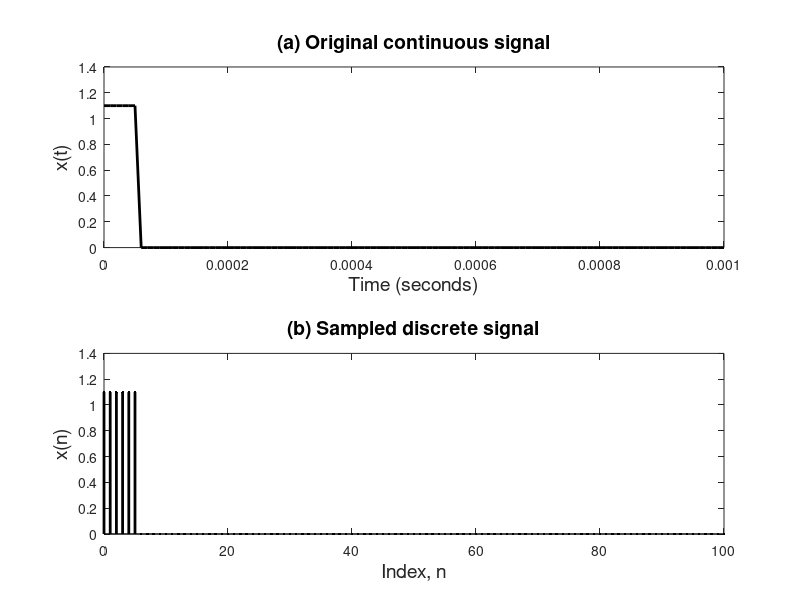
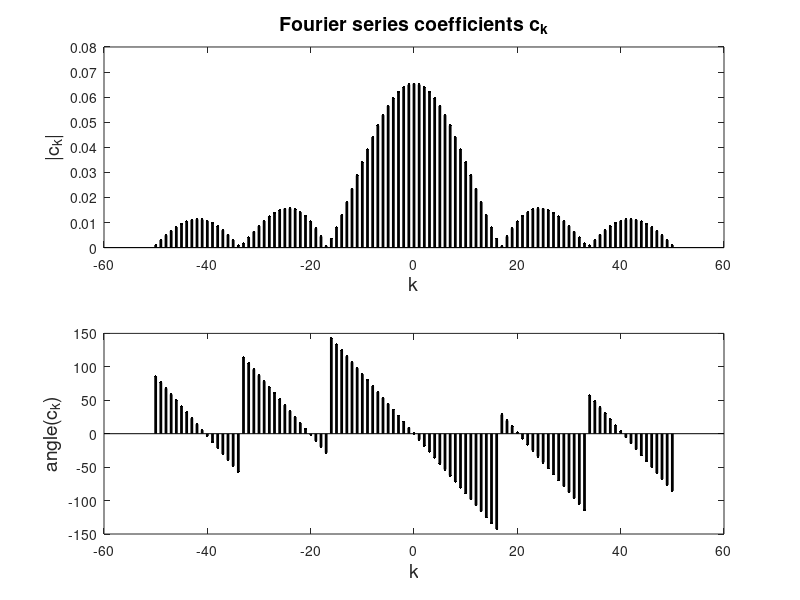
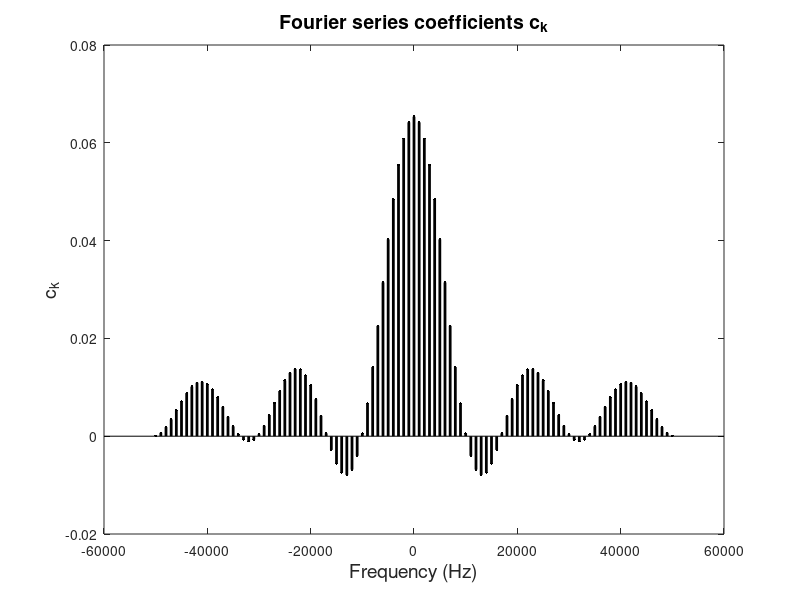
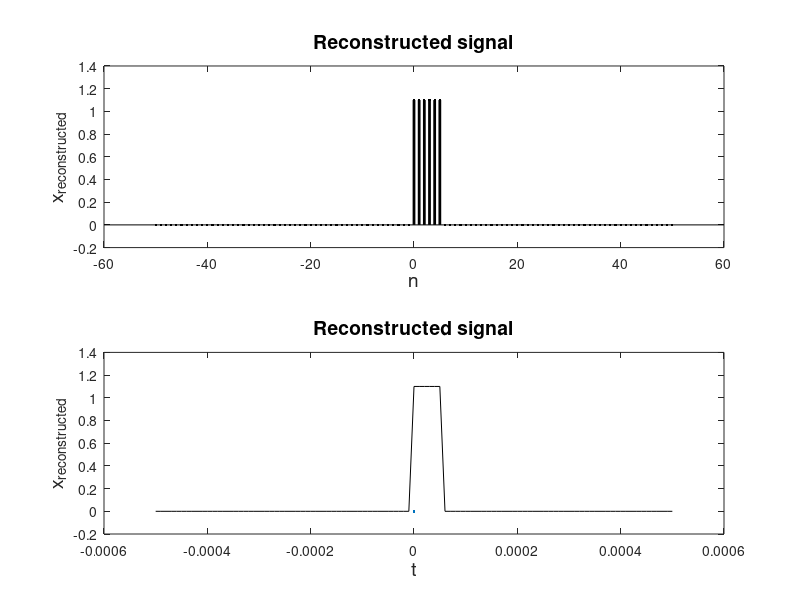

Write MATLAB code to recreate these figures, in order.
clc; clear; close all;
format compact;

% Variables
Fs = 100e3;
dt = 1 / Fs;


PulseTrainPeriod = 1e-3;
DutyCycle = .1;
PulseWidth = DutyCycle * PulseTrainPeriod;
freqAnalog = 1 / PulseTrainPeriod;
timeInterval = 0 : dt : PulseTrainPeriod;
%timeInterval = -PulseTrainPeriod / 4 : dt : 3 * PulseTrainPeriod /4;
%timeInterval = -PulseTrainPeriod : dt : PulseTrainPeriod;n = timeInterval / dt;
n = timeInterval / dt;
L = PulseWidth / dt;
RectangularPulse = zeros(1, length(timeInterval));
RectangularPulse((abs(n) <= L / 2)) = 1.1;
figure(1)
subplot(211)
plot(timeInterval, RectangularPulse, 'k', 'linewidth', 2)
xlabel('Time (seconds)', 'fontsize', 14);
ylabel('x(t)', 'fontsize', 14);
title('(a) Original continuous signal', 'fontsize', 14);
subplot(212)
stem(n, RectangularPulse, '.k', 'linewidth', 2)
xlabel('Index, n', 'fontsize', 14);
ylabel('x(n)', 'fontsize', 14);
title('(b) Sampled discrete signal', 'fontsize', 14);

N = length(RectangularPulse);
NCoefficients = N;
if ~(mod(NCoefficients, 2))
    k = -NCoefficients / 2 : (NCoefficients / 2) - 1;
else
    k = -(NCoefficients - 1) / 2 : (NCoefficients - 1) / 2;
end
c = zeros(1, length(k));
for j1 = 1 : length(k)
    for j2 = 1 : length(RectangularPulse)
        c(j1) = c(j1) + 1 / N * RectangularPulse(j2) * exp(-1i * 2 * pi * k(j1) * n(j2) / N);
    end
end
figure(2)
subplot(211)
stem(k, abs(c), '.k', 'linewidth', 2)
xlabel('k', 'fontsize', 14);
ylabel('|c_k|', 'fontsize', 14);
title('Fourier series coefficients c_k', 'fontsize', 14);
subplot(212)
stem(k, angle(c) * 180 / pi, '.k', 'linewidth', 2)
xlabel('k', 'fontsize', 14),
ylabel('angle(c_k)', 'fontsize', 14)
figure(3)
stem(k * freqAnalog, c, '.k', 'linewidth', 2);
xlabel('Frequency (Hz)', 'fontsize', 14);
ylabel('c_k', 'fontsize',14);
title('Fourier series coefficients c_k', 'fontsize', 14);
tReconMax = PulseTrainPeriod / 2;
tRecon = -tReconMax : dt : tReconMax;
nRecon = tRecon / dt;
RectangularPulseRecon = zeros(1, length(nRecon));
for j1 = 1 : length(k)
    for j2 = 1 : length(RectangularPulseRecon)
        RectangularPulseRecon(j2) = RectangularPulseRecon(j2) + c(j1) * exp(1i * 2 * pi * k(j1) * nRecon(j2) / N);
    end
end
figure(4)
subplot(211)
stem(nRecon, RectangularPulseRecon, '.k', 'linewidth', 2)
xlabel('n', 'fontsize', 14);
ylabel('x_{reconstructed}', 'fontsize', 14);
title('Reconstructed signal', 'fontsize', 14);

subplot(212)
plot(tRecon, RectangularPulseRecon, 'k', 0, 0, 'linewidth', 2)
xlabel('t', 'fontsize', 14);
ylabel('x_{reconstructed}', 'fontsize', 14);
title('Reconstructed signal', 'fontsize', 14);